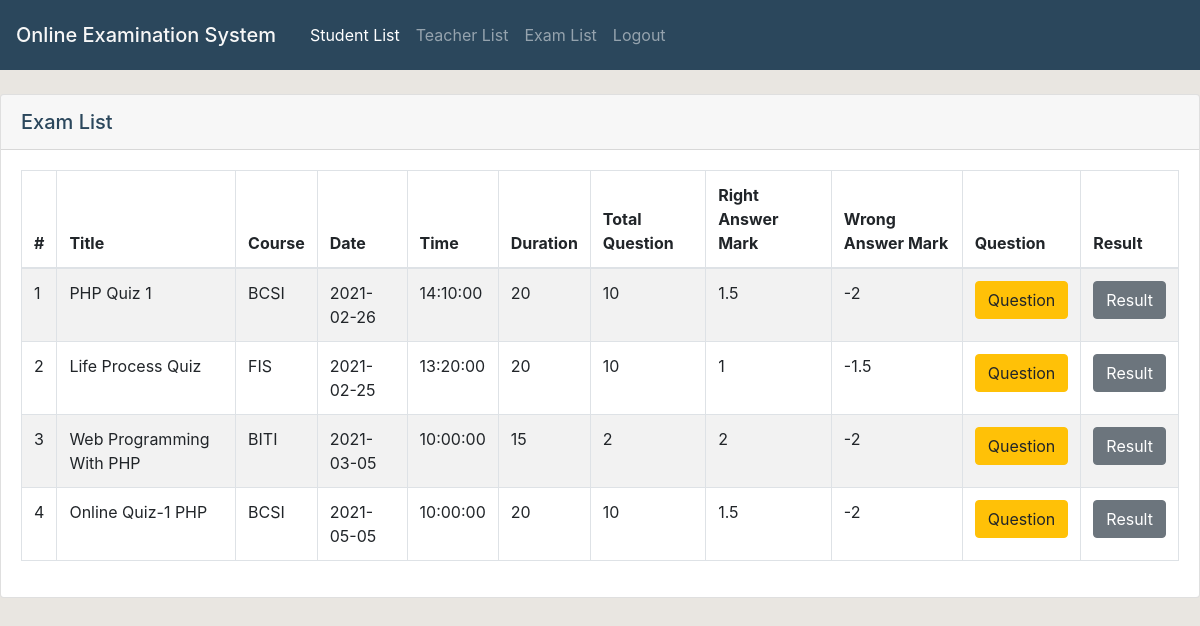
/adminHome.php?nav=examList (signed in), run on an earlier commit of the app's database.
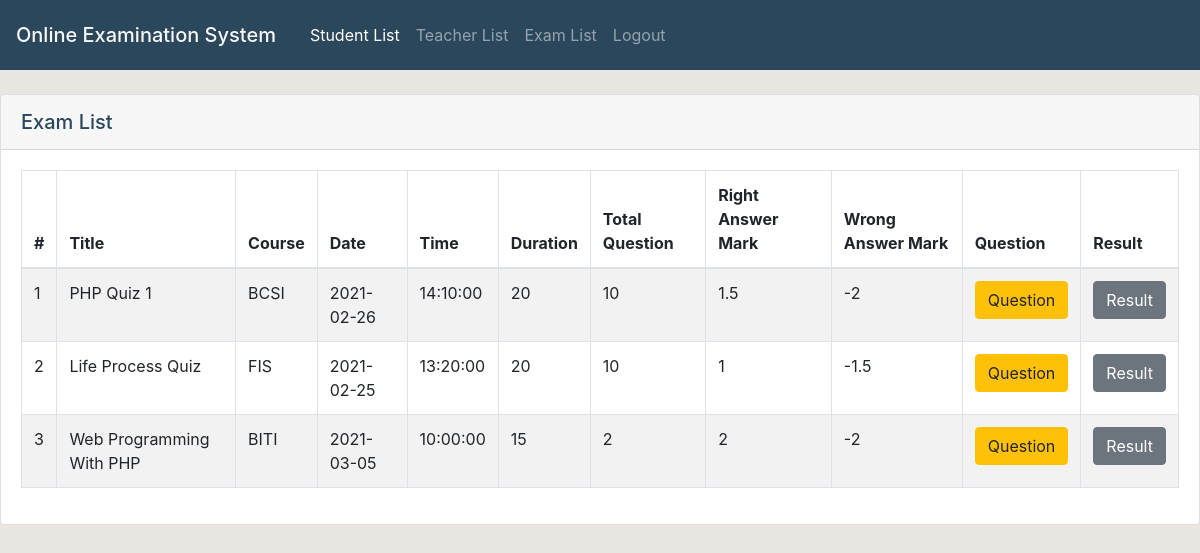
And on a later commit of the database.
### tables this page shows
CREATE TABLE `exam` (
  `examID` int(11) NOT NULL,
  `examTitle` varchar(50) NOT NULL,
  `courseID` varchar(10) NOT NULL,
  `date` date NOT NULL,
  `time` time NOT NULL,
  `duration` int(5) NOT NULL,
  `totalQuestion` int(5) NOT NULL,
  `rightAnsMark` float NOT NULL,
  `wrongAnsMark` float NOT NULL,
  `teacherID` varchar(30) NOT NULL
);

### examList.php (the view, shortened to what this page needs)
<div class="card">
    <div class="card-header" style="font-size: 20px; font-weight: 500;">
        Exam List
    </div>
    <div class="card-body">
        <table class="table table-striped table-bordered" style="width: 100%;" id="exam_table" cellspacing="0" width="100%">
            <thead>
                <tr>
                <th scope="col">#</th>
                <th scope="col">Title</th>
                <th scope="col">Course</th>
                <th scope="col">Date</th>
                <th scope="col">Time</th>
                <th scope="col">Duration</th>
                <th scope="col">Total Question</th>
                <th scope="col">Right Answer Mark</th>
                <th scope="col">Wrong Answer Mark</th>
                <th scope="col">Question</th>
                <th scope="col">Result</th>
                </tr>
            </thead>
            <tbody>
            <?php
                $examQuery = mysqli_query($conn, "SELECT * FROM exam");
                $examRow = mysqli_fetch_row($examQuery);
                do {
                    echo "<tr><td>{$examRow[0]}</td>";
                    echo "<td>{$examRow[1]}</td>";
                    echo "<td>{$examRow[2]}</td>";
                    echo "<td>{$examRow[3]}</td>";
                    echo "<td>{$examRow[4]}</td>";
                    echo "<td>{$examRow[5]}</td>";
                    echo "<td>{$examRow[6]}</td>";
                    echo "<td>{$examRow[7]}</td>";
                    echo "<td>{$examRow[8]}</td>";
                    echo "<form action='questionList.php?id=$examRow[0]' method='post'>";
                    echo "<td><input type='submit' class='btn btn-warning' name='question' value='Question'/></form></td>\n";
                    echo "<form action='resultList.php?id=$examRow[0]' method='post'>";
                    echo "<td><input type='submit' class='btn btn-secondary' name='result' value='Result'/></td></form></tr>\n";
                    $examRow = mysqli_fetch_row($examQuery);
                } while ($examRow);
            ?>
            </tbody>
        </table>
    </div>
</div>

### header.php (shortened to what this page needs)
<!DOCTYPE html>
<html>
<head>
    <link rel="stylesheet" href="https://cdn.jsdelivr.net/npm/bootstrap@4.6.0/dist/css/bootstrap.min.css">
    <link rel="stylesheet" href="css/header.css">
    <link rel="stylesheet" href="fonts/icomoon/style.css">
</head>
<body>
    <nav class="navbar navbar-expand-lg navbar-dark navbar-custom">
        <a class="navbar-brand" style="color: #F7F7F7; font-weight: 500;" href="adminHome.php">
            Online Examination System
        </a>
        <div class="collapse navbar-collapse" style="margin-left: 10px;" id="navbarNav">
          <ul class="navbar-nav">
            <?php
              if ($_SESSION["role"] == "admin") {
                echo "<li class='nav-item active'>";
                  echo "<a class='nav-link' href='adminHome.php?nav=studentList'>Student List<span class='sr-only'>(current)</span></a>";
                echo "</li>";
                echo "<li class='nav-item'>";
                  echo "<a class='nav-link' href='adminHome.php?nav=teacherList'>Teacher List</a>";
                echo "</li>";
                echo "<li class='nav-item'>";
                  echo "<a class='nav-link' href='adminHome.php?nav=examList'>Exam List</a>";
                echo "</li>";
                echo "<li class='nav-item'>";
                    echo "<a class='nav-link' href='logout.php'>Logout</a>";
                echo "</li>";
              } else if ($_SESSION["role"] == "teacher") {
                echo "<li class='nav-item active'>";
                  echo "<a class='nav-link' href='teacherHome.php?nav=examList'>Exam List</a>";
                echo "</li>";
                echo "<li class='nav-item'>";
                  echo "<a class='nav-link' href='teacherHome.php?nav=uploadTest'>Upload Test<span class='sr-only'>(current)</span></a>";
                echo "</li>";
                echo "<li class='nav-item'>";
                  echo "<a class='nav-link' href='logout.php'>Logout</a>";
                echo "</li>";
              } else if ($_SESSION["role"] == "student") {
                echo "<li class='nav-item active'>";
                  echo "<a class='nav-link' href='studentHome.php?nav=takeTest'>Take Test<span class='sr-only'>(current)</span></a>";
                echo "</li>";
                echo "<li class='nav-item'>";
                  echo "<a class='nav-link' href='studentHome.php?nav=viewHistory'>View History<span class='sr-only'>(current)</span></a>";
                echo "</li>";
                echo "<li class='nav-item'>";
                  echo "<a class='nav-link' href='logout.php'>Logout</a>";
                echo "</li>";
                echo "<li class='nav-item' class='nav justify-content-end'>";
                  echo "<a class='nav-link active justify-content-end'>";
                echo "   | Welcome, ".$_SESSION['username']." !</a>";
                echo "</li>";
              }
            ?>
          </ul>
        </div>
    </nav>
</body>
</html>

### dataTable.php (shortened to what this page needs)
<html>
<head>
    <link rel="stylesheet" type="text/css" href="https://cdn.datatables.net/v/bs4-4.1.1/dt-1.10.18/datatables.min.css"/>
</head>

### adminHome.php (shortened to what this page needs)
<?php
    include "header.php";
    include "dbConnection.php";
    include "dataTable.php";
?>
<body>
<br>
    <?php
        if ($_GET["nav"] == "studentList") {
            include "studentList.php";
        } else if ($_GET["nav"] == "teacherList") {
            include "teacherList.php";
        } else if ($_GET["nav"] == "examList") {
            include "examList.php";
        }
    ?>
</body>
</html>

### css/header.css (style rules this page uses)
body { background-color: #E9E6E1 ; color: #2B475C; }
.navbar-custom { background-color: #2B475C ; height: 70px; }

What changed in the data, as far as the page shows it:
removed exam: examID "4", examTitle "Online Quiz-1 PHP", courseID "BCSI", date "2021-05-05", time "10:00:00", duration "20", totalQuestion "10", rightAnsMark "1.5", wrongAnsMark "-2"
